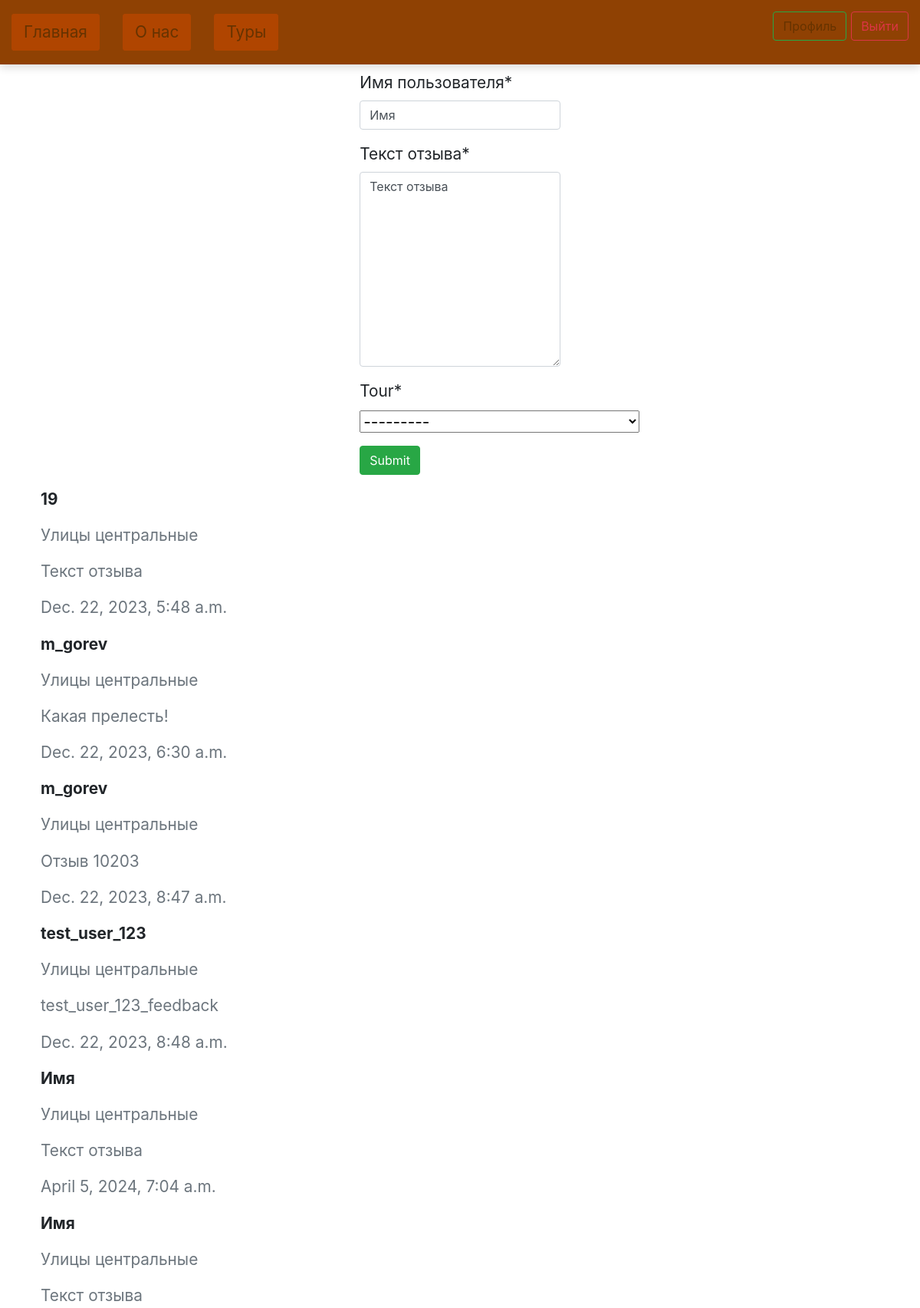
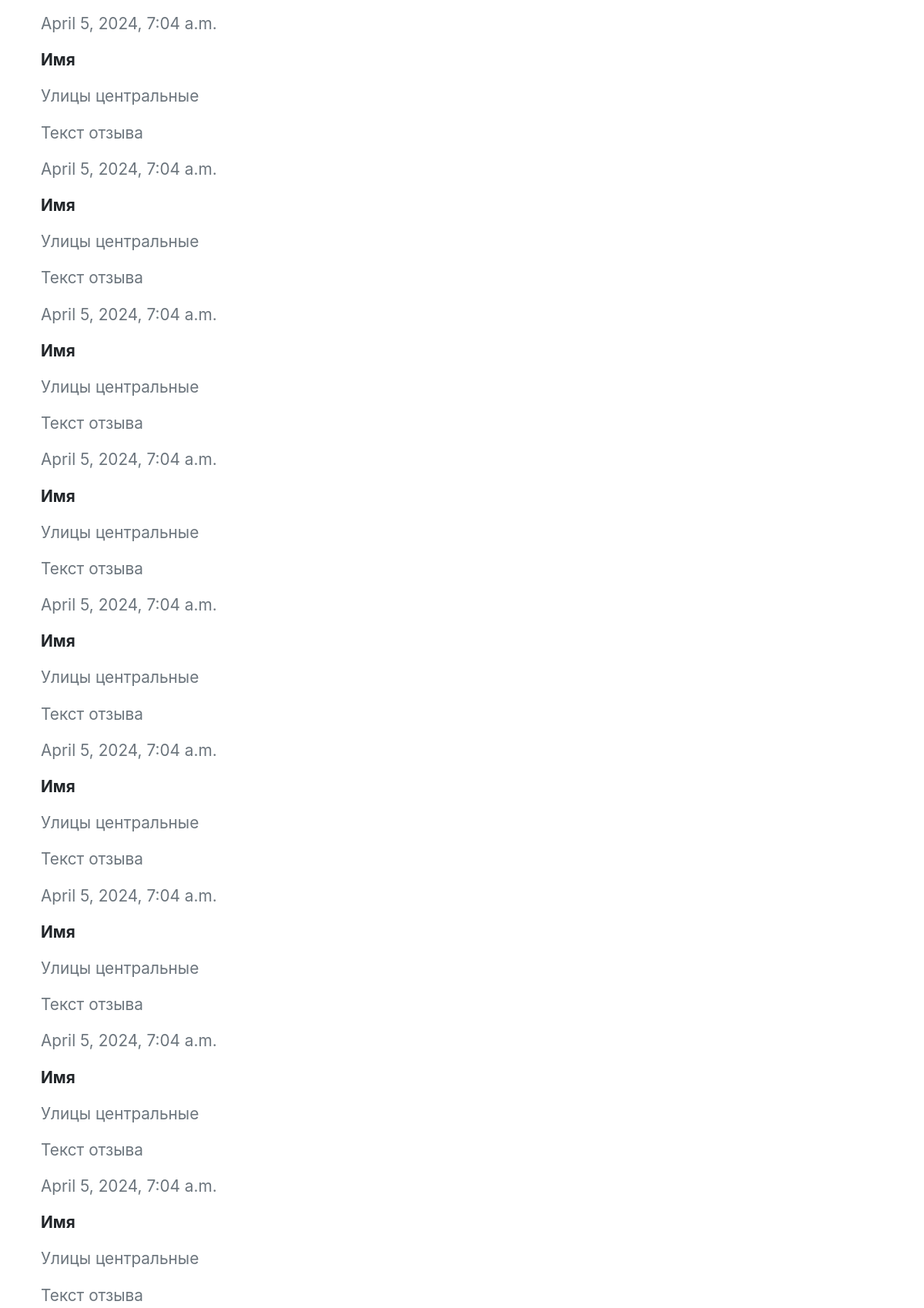
The app's page /reports/ (signed in, upper part) with its own data (2 pictures, top to bottom).
### reportsPage/models.py (models this page shows, shortened)
class Feedback(models.Model):
    username = models.CharField('Имя пользователя', max_length=255, default='Имя')
    text = models.TextField('Текст отзыва', max_length=30000, default='Текст отзыва')
    tour = models.ForeignKey(Tour, on_delete=models.CASCADE, default=None, related_name='Тур')
    time = models.DateTimeField(auto_now_add=True)

### toursPage/models.py (models this page shows)
class Tour(models.Model):
    tour_id = models.IntegerField('ID тура', default=0)
    tour_name = models.CharField('Tour name', max_length=255, default='Название тура')
    duration = models.IntegerField('Длительность тура', default=0)
    number_of_tourists = models.IntegerField('Количество человек в группе', default=0)
    is_available_for_children = models.BooleanField('Подходит для детей', default=True)
    price = models.IntegerField('Стоимость', default=0)
    cat = models.ForeignKey('Category', on_delete=models.PROTECT, null=True)
    def __str__(self):
        return self.tour_name

### reportsPage/views.py (the view)
# urls.py: path('reports/', reportsPage.views.feedback_form),
def feedback_form(request):
    reports = Feedback.objects.all()
    if request.method == 'POST':
        form = FeedbackForm(request.POST)
        if form.is_valid():
            form.save()
    else:
        form = FeedbackForm()
    data = {
        'form': form,
        'reports': reports,
    }
    return render(request, 'reports.html', data)

### reportsPage/forms.py
class FeedbackForm(forms.ModelForm):
    class Meta:
        model = Feedback
        exclude = []

### templates/reports.html (shortened to what this page needs)
{% extends 'layout.html' %}
{% load crispy_forms_filters %}
{% load crispy_forms_tags %}
    {% block content %}
        {% if user.is_authenticated %}
            <div class="container align-content-end w-25 p-2">
                <form method="POST">
                    {{ form|crispy }}
                    <input class="btn btn-success" type="submit" />
                </form>
            </div>
        {% endif %}
        <div class="container w-100 p-2">
            {% for el in reports %}
            	<div class="w-100 mb-2">
                    <p class="text-black-50 font-weight-bold">{{ el.username }}</p>
                </div>
                <div class="w-100 mb-2">
                    <p class="text-muted">{{ el.tour }}</p>
                </div>
                <div class="w-100 mb-2">
                    <p class="text-muted">{{ el.text }}</p>
                </div>
                <div class="w-100 mb-2">
                    <p class="text-muted">{{ el.time }}</p>
                </div>
            {% endfor %}
        </div>
    {% endblock %}

### static/header.css (style rules this page uses)
:root { --darkgreen: #005361; --white: #fff; }
* { padding: 0; margin: 0; box-sizing: border-box; }
body, .tabs-to-dropdown .dropdown-toggle, .tabs-to-dropdown .dropdown-item { font-size: 1.3rem; }

### records on screen
Feedback: username "19", tour "Улицы центральные", text "Текст отзыва", time "Dec. 22, 2023, 5:48 a.m."
Feedback: username "m_gorev", tour "Улицы центральные", text "Какая прелесть!", time "Dec. 22, 2023, 6:30 a.m."
Feedback: username "m_gorev", tour "Улицы центральные", text "Отзыв 10203", time "Dec. 22, 2023, 8:47 a.m."
Feedback: username "test_user_123", tour "Улицы центральные", text "test_user_123_feedback", time "Dec. 22, 2023, 8:48 a.m."
Feedback: username "Имя", tour "Улицы центральные", text "Текст отзыва", time "April 5, 2024, 7:04 a.m."
Feedback: username "Имя", tour "Улицы центральные", text "Текст отзыва", time "April 5, 2024, 7:04 a.m."
Feedback: username "Имя", tour "Улицы центральные", text "Текст отзыва", time "April 5, 2024, 7:04 a.m."
Feedback: username "Имя", tour "Улицы центральные", text "Текст отзыва", time "April 5, 2024, 7:04 a.m."
Feedback: username "Имя", tour "Улицы центральные", text "Текст отзыва", time "April 5, 2024, 7:04 a.m."
Feedback: username "Имя", tour "Улицы центральные", text "Текст отзыва", time "April 5, 2024, 7:04 a.m."
Feedback: username "Имя", tour "Улицы центральные", text "Текст отзыва", time "April 5, 2024, 7:04 a.m."
Feedback: username "Имя", tour "Улицы центральные", text "Текст отзыва", time "April 5, 2024, 7:04 a.m."
Feedback: username "Имя", tour "Улицы центральные", text "Текст отзыва", time "April 5, 2024, 7:04 a.m."
Feedback: username "Имя", tour "Улицы центральные", text "Текст отзыва", time "April 5, 2024, 7:04 a.m."
Feedback: username "Имя", tour "Улицы центральные", text "Текст отзыва"
